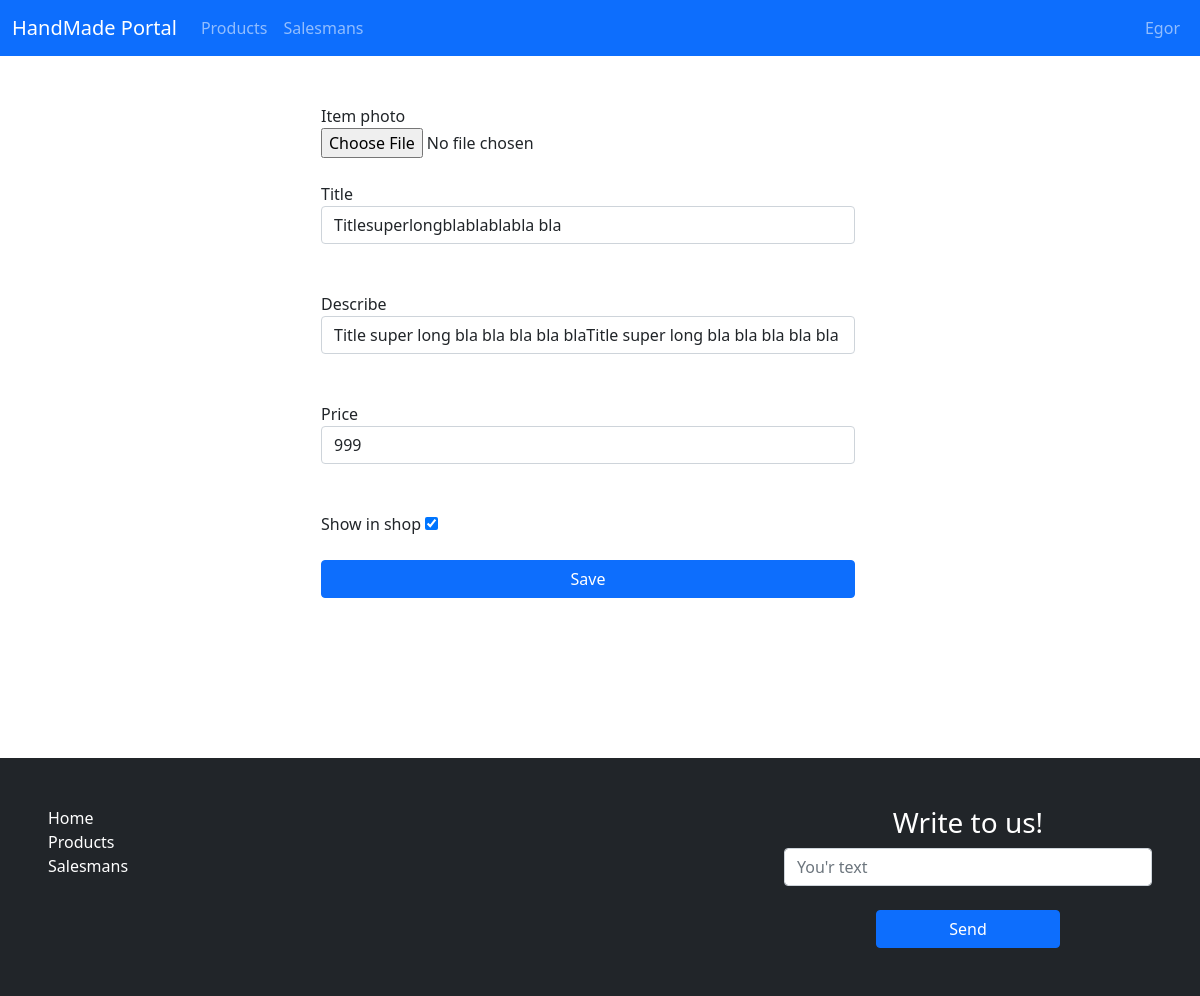
/user/item-edit/10 (signed in), run on the app's committed database.
### products/models.py (models this page shows, shortened)
class Product(models.Model):
	salesman = models.ForeignKey(Profile, verbose_name="Salesman", on_delete=models.CASCADE)
	title = models.CharField("Item name", max_length=255)
	image = models.ImageField("Image", blank=True, default="media/IMG_20220129_201111_236-01-01.jpeg")
	describe = models.CharField("Short describe", max_length=255)
	price = models.PositiveIntegerField("Price", default=0)
	is_publish = models.BooleanField("Show in shop", default=True)
	class Meta:
		verbose_name = "Product"
		verbose_name_plural = "Products"

### users/views.py (the view, shortened to what this page needs)
# urls.py: path('item-edit/<int:pk>', edit_item, name='edit_item'),
def edit_item(request, pk):
    item = Product.objects.get(pk=pk)
    title = request.POST.get('title')
    image = request.POST.get('image')
    describe = request.POST.get('describe')
    price = request.POST.get('price')
    is_publish = request.POST.get('is_pub')
    data = {
        'item': item
    }
    profile = Profile.objects.get(user=request.user.pk)
    return render(request, 'products/edit.html', data)

### products/templates/products/edit.html (shortened to what this page needs)
{% extends 'main/base.html' %}
{% block content %}
<div class="row d-flex justify-content-center w-100">
    <form action="" method="post" class="w-50">
        <label for="">Item photo</label></br>
        <input type="file" name="image" id=""><br><br>
        <label for="">Title</label><br>
        <input type="text" name="title" id="" placeholder="Title" value="{{ item.title }}" class="w-100 form-control"><br><br>
        <label for="">Describe</label>
        <input type="text" name="describe" placeholder="Short describe" value="{{ item.describe }}" class="w-100 form-control"><br><br>
        <label for="">Price</label><br>
        <input type="number" name="price" id="" value="{{ item.price }}" class="w-100 form-control"><br><br>
        <label for="">Show in shop</label>
        <input type="checkbox" name="is_pub" id="" checked><br><br>
        <input type="submit" value="Save" class="btn btn-primary w-100">
    </form>
</div>
{% endblock %}

### main/templates/main/base.html (shortened to what this page needs)
{% load static %}
<!DOCTYPE html>
<html lang="en">
<head>
    <link href="https://cdn.jsdelivr.net/npm/bootstrap@5.1.3/dist/css/bootstrap.min.css" rel="stylesheet">
    <link rel="stylesheet" href="{% static 'css/style.css' %}">
</head>
<body>
    <div class="wrapper">
        <nav class="navbar navbar-expand-lg navbar-dark bg-primary">
            <div class="container-fluid">
                <a class="navbar-brand" href="{% url 'main_index' %}">HandMade Portal</a>
                <div class="collapse navbar-collapse" id="navbarSupportedContent">
                    <div class="d-flex w-100">
                        <ul class="navbar-nav me-auto mb-2 mb-lg-0 d-flex w-100">
                            <li class="nav-item">
                                <a class="nav-link" href="{% url 'all_products' %}">Products</a>
                            </li>
                            <li class="nav-item">
                                <a class="nav-link" href="{% url 'salesmans' %}">Salesmans</a>
                            </li>
                        </ul>
                        <ul class="navbar-nav me-auto mb-2 mb-lg-0 d-flex w-100 justify-content-end">
                            <li class="nav-item">
                                {% if request.user.is_anonymous %}
                                    <a class="nav-link" href="{% url 'user_login' %}">Login</a>
                                {% else %}
                                    <a class="nav-link" href="{% url 'profile' request.user.pk %}">{{ request.user.username }}</a>
                                {% endif %}
                            </li>
                        </ul>
                    </div>
                </div>
            </div>
        </nav>
        <div class="content container mt-5">
            {% block content %}
            {% endblock %}
        </div>
        <footer class="bg-dark p-5 w-100">
            <div class="d-flex justify-content-between">
                <div class="col-4 d-flex flex-column">
                    <a class="" href="{% url 'main_index' %}">Home</a>
                    <a class="" href="{% url 'all_products' %}">Products</a>
                    <a class="" href="{% url 'salesmans' %}">Salesmans</a>
                </div>
                <div class="col-4">
                    <h3 class="text-center">Write to us!</h3>
                    <form action="" method="post" class="d-flex flex-column align-items-center">
                        <input type="text" name="msg" id="" class="form-control" placeholder="You'r text"><br>
                        <input type="submit" value="Send" class="w-50 btn btn-primary">
                    </form>
                </div>
            </div>
        </footer>
    </div>
</body>
</html>

### main/static/css/style.css (style rules this page uses)
html, body { height: 100%; font-size: 16px !important; }
a { width: auto !important; text-decoration: none !important; }
.btn { min-width: 125px; }
.wrapper { display: -webkit-box; display: -ms-flexbox; display: flex; -webkit-box-orient: vertical; -webkit-box-direction: normal; -ms-flex-direction: column; flex-direction: column; min-height: 100%; }
.content { -webkit-box-flex: 1; -ms-flex: 1 0 auto; flex: 1 0 auto; }
footer { margin-top: 10rem; -webkit-box-flex: 0; -ms-flex: 0 0 auto; flex: 0 0 auto; color: white; }
footer a { color: white; text-decoration: none; }

### data on the page
Product: title "Titlesuperlongblablablabla bla", describe "Title super long bla bla bla bla blaTitle super long bla bla bla bla bla", price "999"

### other printed values
{{ request.user.username }} "Egor"
